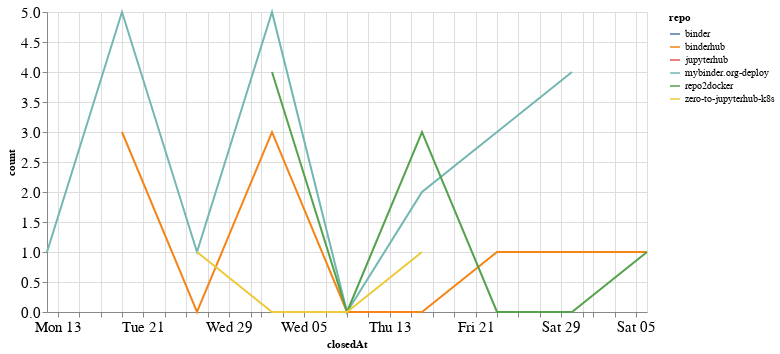

Notebook code for this chart:
### Code cell
closed_by_time = closed_by.groupby('repo').resample('W', on='closedAt').count()['author'].reset_index()
closed_by_time = closed_by_time.rename(columns={'author': 'count'})

alt.Chart(closed_by_time, width=600).mark_line().encode(
    x='closedAt',
    y='count',
    color='repo',
    tooltip="repo"
)

### Figure 1 — Vega-Lite specification as saved in the notebook (floating-point values rounded to 4 significant figures)
{"config": {"axisLeft": {"labelFontSize": 15}, "axisBottom": {"labelFontSize": 15}}, "data": {"name": "data-39a8bfa0ba531829b7b159e9aeffdefa"}, "mark": "line", "encoding": {"color": {"type": "nominal", "field": "repo"}, "tooltip": {"type": "nominal", "field": "repo"}, "x": {"type": "temporal", "field": "closedAt"}, "y": {"type": "quantitative", "field": "count"}}, "width": 600, "$schema": "https://vega.github.io/schema/vega-lite/v4.8.1.json", "datasets": {"data-39a8bfa0ba531829b7b159e9aeffdefa": [{"repo": "binder", "closedAt": "2020-07-26T00:00:00", "count": 1}, {"repo": "binderhub", "closedAt": "2020-07-19T00:00:00", "count": 3}, {"repo": "binderhub", "closedAt": "2020-07-26T00:00:00", "count": 0}, {"repo": "binderhub", "closedAt": "2020-08-02T00:00:00", "count": 3}, {"repo": "binderhub", "closedAt": "2020-08-09T00:00:00", "count": 0}, {"repo": "binderhub", "closedAt": "2020-08-16T00:00:00", "count": 0}, {"repo": "binderhub", "closedAt": "2020-08-23T00:00:00", "count": 1}, {"repo": "binderhub", "closedAt": "2020-08-30T00:00:00", "count": 1}, {"repo": "binderhub", "closedAt": "2020-09-06T00:00:00", "count": 1}, {"repo": "jupyterhub", "closedAt": "2020-08-16T00:00:00", "count": 1}, {"repo": "mybinder.org-deploy", "closedAt": "2020-07-12T00:00:00", "count": 1}, {"repo": "mybinder.org-deploy", "closedAt": "2020-07-19T00:00:00", "count": 5}, {"repo": "mybinder.org-deploy", "closedAt": "2020-07-26T00:00:00", "count": 1}, {"repo": "mybinder.org-deploy", "closedAt": "2020-08-02T00:00:00", "count": 5}, {"repo": "mybinder.org-deploy", "closedAt": "2020-08-09T00:00:00", "count": 0}, {"repo": "mybinder.org-deploy", "closedAt": "2020-08-16T00:00:00", "count": 2}, {"repo": "mybinder.org-deploy", "closedAt": "2020-08-23T00:00:00", "count": 3}, {"repo": "mybinder.org-deploy", "closedAt": "2020-08-30T00:00:00", "count": 4}, {"repo": "repo2docker", "closedAt": "2020-08-02T00:00:00", "count": 4}, {"repo": "repo2docker", "closedAt": "2020-08-09T00:00:00", "count": 0}, {"repo": "repo2docker", "closedAt": "2020-08-16T00:00:00", "count": 3}, {"repo": "repo2docker", "closedAt": "2020-08-23T00:00:00", "count": 0}, {"repo": "repo2docker", "closedAt": "2020-08-30T00:00:00", "count": 0}, {"repo": "repo2docker", "closedAt": "2020-09-06T00:00:00", "count": 1}, {"repo": "zero-to-jupyterhub-k8s", "closedAt": "2020-07-26T00:00:00", "count": 1}, {"repo": "zero-to-jupyterhub-k8s", "closedAt": "2020-08-02T00:00:00", "count": 0}, {"repo": "zero-to-jupyterhub-k8s", "closedAt": "2020-08-09T00:00:00", "count": 0}, {"repo": "zero-to-jupyterhub-k8s", "closedAt": "2020-08-16T00:00:00", "count": 1}]}}
